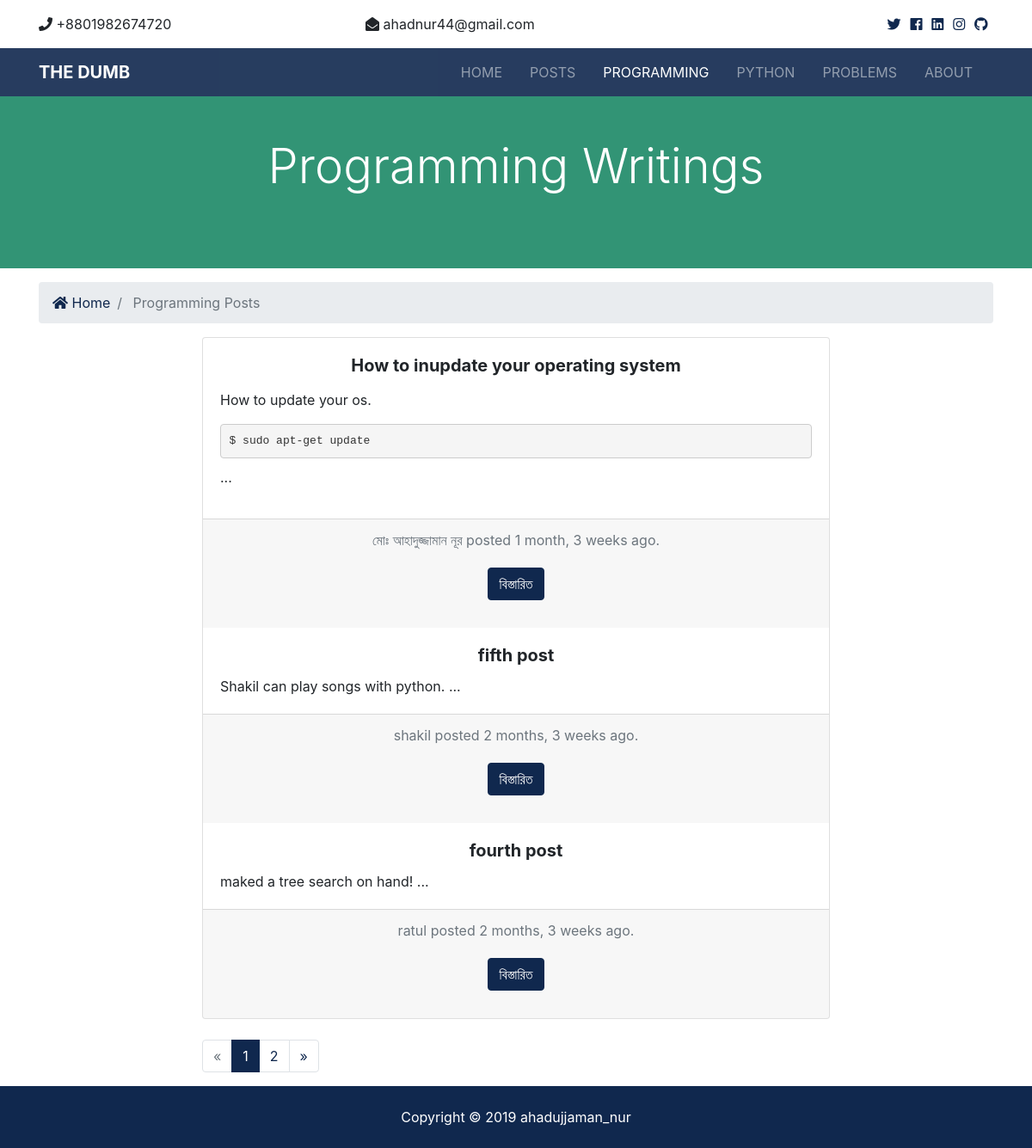
/programming/, run on an earlier commit of the app's database.
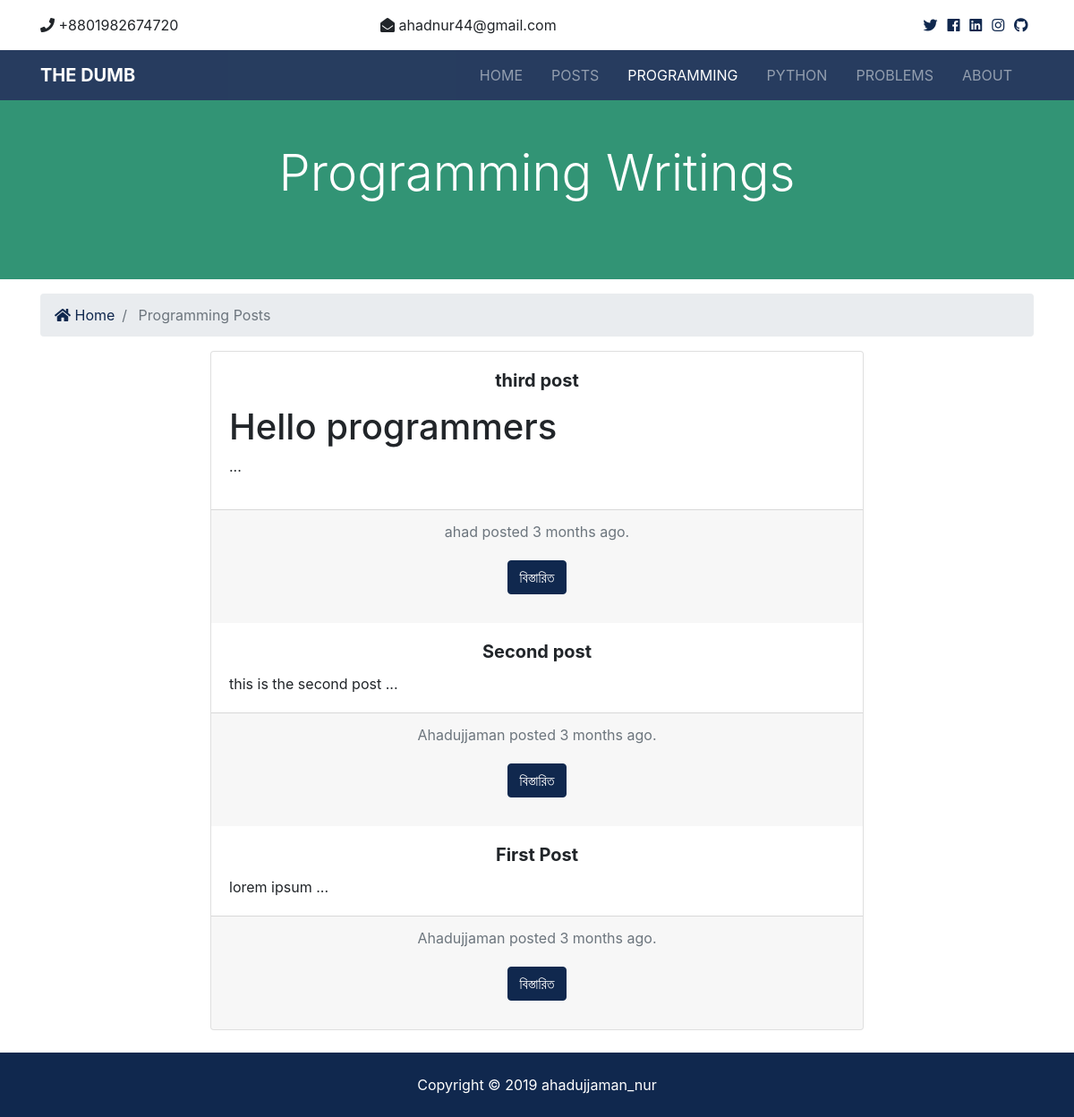
And on a later commit of the database.
### programming/models.py (models this page shows, shortened)
class Program(models.Model):
    title = models.CharField(max_length=100)
    author = models.CharField(max_length=100)
    body = models.TextField()
    date = models.DateTimeField(default=datetime.now, blank=True)
    is_published = models.BooleanField(default=True)
    def body_preview(self):
        return self.body[:350]

### programming/views.py (the view)
# urls.py: path('', views.index, name='index'),
def index(request):
    programs = Program.objects.order_by('-date').filter(is_published=True)
    paginator = Paginator(programs, 3)
    page = request.GET.get('page')
    paged_programs = paginator.get_page(page)
    context = {
        'programs': paged_programs
    }
    return render(request, 'program/programs.html', context)

### templates/program/programs.html (shortened to what this page needs)
{% extends 'base.html' %}
{% load humanize %}
{% block content %}
<section id="showcase-inner" class="py-5 text-white">
  <div class="container">
    <div class="row text-center">
      <div class="col-md-12">
        <h1 class="display-4">Programming Writings</h1>
      </div>
    </div>
  </div>
</section>
<section id="bc" class="mt-3">
  <div class="container">
    <nav aria-label="breadcrumb">
      <ol class="breadcrumb">
        <li class="breadcrumb-item">
          <a href="{% url 'index' %}">
            <i class="fas fa-home"></i> Home</a>
        </li>
        <li class="breadcrumb-item active"> Programming Posts</li>
      </ol>
    </nav>
  </div>
</section>
<div class="container">
  <div class="row">
    <div class="col-lg-8 col-md-10 mx-auto">
      <div class="card text-center">
        {% if programs %}
        {% for program in programs %}
        <div class="card-body">
          <h5 class="card-title"><b>{{ program.title }}</b></h5>
          <div align="justify">
            <p class="card-text">{{ program.body_preview | safe }} ...</p>
          </div>
        </div>
        <div class="card-footer text-muted">
          {{ program.author }} posted {{ program.date | timesince }} ago.
          <div class="card-body">
            <a href="{% url 'programming_post' program.id %}" class="btn btn-primary">বিস্তারিত</a>
          </div>
        </div>
        {% endfor %}
        {% else %}
        <div class="card-body">
          <h5 class="card-title">
            No Posts Available!
          </h5>
        </div>
        {% endif %}
      </div>
    </div>
  </div>
</div>
<br>
<div class="container">
  <div class="row">
    <div class="col-lg-8 col-md-10 mx-auto">
      {% if programs.has_other_pages %}
      <ul class="pagination">
        {% if programs.has_previous %}
        <li class="page-item">
          <a href="?page={{programs.previous_page_number}}" class="page-link">&laquo;</a>
        </li>
        {% else %}
        <li class="page-item disabled">
          <a class="page-link">&laquo;</a>
        </li>
        {% endif %}
        {% for i in programs.paginator.page_range %}
        {% if programs.number == i %}
        <li class="page-item active">
          <a class="page-link">{{i}}</a>
        </li>
        {% else %}
        <li class="page-item">
          <a href="?page={{i}}" class="page-link">{{i}}</a>
        </li>
        {% endif %}
        {% endfor %}
        {% if programs.has_next %}
        <li class="page-item">
          <a href="?page={{programs.next_page_number}}" class="page-link">&raquo;</a>
        </li>
        {% else %}
        <li class="page-item disabled">
          <a class="page-link">&raquo;</a>
        </li>
        {% endif %}
      </ul>
      {% endif %}
    </div>
  </div>
</div>
{% endblock %}

### templates/base.html (shortened to what this page needs)
{% load static %}
<!DOCTYPE html>
<html lang="en">
<head>
  <link rel="stylesheet" href="{% static 'css/all.css' %}">
  <link rel="stylesheet" href="{% static 'css/bootstrap.css' %}">
  <link rel="stylesheet" href="{% static 'css/style.css' %}">
</head>
<body>
  {% include 'partials/_topbar.html' %}
  {% include 'partials/_navbar.html' %}
  {% block content %} {% endblock %}
  {% include 'partials/_footer.html' %}
</body>
</html>

### templates/partials/_topbar.html
<section id="top-bar" class="p-3">
        <div class="container">
          <div class="row">
            <div class="col-md-4">
              <i class="fas fa-phone"></i> +8801982674720
            </div>
            <div class="col-md-4">
              <i class="fas fa-envelope-open"></i> ahadnur44@gmail.com
            </div>
            <div class="col-md-4">
              <div class="social text-right">
                <a href="https://twitter.com/ahadnur44">
                  <i class="fab fa-twitter"></i>
                </a>
                <a href="https://www.facebook.com/ahadnur44">
                  <i class="fab fa-facebook"></i>
                </a>
                <a href="https://www.linkedin.com/in/ahadujjaman-nur-546651136/">
                  <i class="fab fa-linkedin"></i>
                </a>
                <a href="https://www.instagram.com/nuraahaadujjaamaan/">
                  <i class="fab fa-instagram"></i>
                </a>
                <a href="https://github.com/ahadnur/">
                  <i class="fab fa-github"></i>
                </a>
              </div>
            </div>
          </div>
        </div>
      </section>

### templates/partials/_navbar.html (shortened to what this page needs)
{% load static %}
<nav class="navbar navbar-expand-lg navbar-dark bg-primary sticky-top">
  <div class="container">
    <a class="navbar-brand" href="{% url 'index' %}">
      <b>The Dumb</b>
    </a>
    <div class="collapse navbar-collapse" id="navbarNavAltMarkup">
      <ul class="navbar-nav ml-auto">
        <li {% if '/' == request.path %} class="nav-item active mr-3" {% else %} class="nav-item mr-3" {% endif %}>
          <a class="nav-link" href="{% url 'index' %}">Home</a>
        </li>
        <li {% if 'posts' in request.path %} class="nav-item active mr-3" {% else %} class="nav-item mr-3" {% endif %}>
          <a class="nav-link" href="{% url 'posts' %}">Posts</a>
        </li>
        <li {% if 'programming' in request.path %} class="nav-item active mr-3" {% else %} class="nav-item mr-3"
          {% endif %}>
          <a class="nav-link" href="{% url 'programming' %}">Programming</a>
        </li>
        <li {% if 'python' in request.path %} class="nav-item active mr-3" {% else %} class="nav-item mr-3" {% endif %}>
          <a class="nav-link" href="{% url 'python' %}">Python</a>
        </li>
        <li {% if 'problem' in request.path %} class="nav-item active mr-3" {% else %} class="nav-item mr-3"
          {% endif %}>
          <a class="nav-link" href="{% url 'problems' %}">Problems</a>
        </li>
        <li {% if 'about' in request.path %} class="nav-item active mr-3" {% else %} class="nav-item mr-3" {% endif %}>
          <a class="nav-link" href="{% url 'about' %}">About</a>
        </li>
      </ul>
    </div>
  </div>
</nav>

### templates/partials/_footer.html
<footer id="main-footer" class="py-4 bg-primary text-white text-center">
        Copyright &copy;
        <span class="year"></span> ahadujjaman_nur
    </footer>

### myblog/staticfiles/css/all.css (style rules this page uses)
.fa, .fas, .far, .fal, .fab { -moz-osx-font-smoothing: grayscale; -webkit-font-smoothing: antialiased; display: inline-block; font-style: normal; font-variant: normal; text-rendering: auto; line-height: 1; }
.fa-envelope-open:before { content: "\f2b6"; }
.fa-facebook:before { content: "\f09a"; }
.fa-github:before { content: "\f09b"; }
.fa-home:before { content: "\f015"; }
.fa-instagram:before { content: "\f16d"; }
.fa-linkedin:before { content: "\f08c"; }
.fa-phone:before { content: "\f095"; }
.fa-twitter:before { content: "\f099"; }
.fab { font-family: 'Font Awesome 5 Brands'; }
.fa, .fas { font-family: 'Font Awesome 5 Free'; font-weight: 900; }

### myblog/staticfiles/css/style.css (style rules this page uses)
.navbar { opacity: 0.9; text-transform: uppercase; }
.social a { margin-right: 0.4rem; }
#showcase-inner { background: #7dcea0; position: relative; overflow: hidden; min-height: 200px; }
#showcase-inner::before { content: ''; position: absolute; top: 0; left: 0; min-height: 100%; width: 100%; background: rgba(32, 134, 107, 0.8); }

What changed in the data, as far as the page shows it:
removed Program: title "How to inupdate your operating system", body_preview "How to update your os. $ sudo apt-get update", author "মোঃ আহাদুজ্জামান নূর", date "1 month, 3 weeks"
removed Program: title "fifth post", body_preview "Shakil can play songs with python.", author "shakil", date "2 months, 3 weeks"
removed Program: title "fourth post", body_preview "maked a tree search on hand!", author "ratul", date "2 months, 3 weeks"
now on this page (row unchanged): Program: title "third post", body_preview "Hello programmers", author "ahad", date "3 months"
now on this page (row unchanged): Program: title "Second post", body_preview "this is the second post", author "Ahadujjaman", date "3 months"
now on this page (row unchanged): Program: title "First Post", body_preview "lorem ipsum", author "Ahadujjaman", date "3 months"
Also different on the page:
list line gone: "1"
list line gone: "2"
